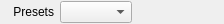
<?xml version="1.0" encoding="UTF-8"?>
<ui version="4.0">
 <class>presetsWidget</class>
 <widget class="QWidget" name="presetsWidget">
  <property name="geometry">
   <rect>
    <x>0</x>
    <y>0</y>
    <width>224</width>
    <height>24</height>
   </rect>
  </property>
  <property name="windowTitle">
   <string>Form</string>
  </property>
  <layout class="QHBoxLayout" name="horizontalLayout_2" stretch="0,0,0,0">
   <property name="leftMargin">
    <number>0</number>
   </property>
   <property name="topMargin">
    <number>0</number>
   </property>
   <property name="rightMargin">
    <number>0</number>
   </property>
   <property name="bottomMargin">
    <number>0</number>
   </property>
   <item>
    <widget class="QLabel" name="presetsLabel">
     <property name="sizePolicy">
      <sizepolicy hsizetype="Expanding" vsizetype="Preferred">
       <horstretch>0</horstretch>
       <verstretch>0</verstretch>
      </sizepolicy>
     </property>
     <property name="text">
      <string>Presets</string>
     </property>
     <property name="alignment">
      <set>Qt::AlignRight|Qt::AlignTrailing|Qt::AlignVCenter</set>
     </property>
    </widget>
   </item>
   <item>
    <widget class="QComboBox" name="presetsComboBox">
     <property name="sizePolicy">
      <sizepolicy hsizetype="MinimumExpanding" vsizetype="Fixed">
       <horstretch>0</horstretch>
       <verstretch>0</verstretch>
      </sizepolicy>
     </property>
     <property name="currentText">
      <string/>
     </property>
    </widget>
   </item>
   <item>
    <widget class="QPushButton" name="presetsButtonAdd">
     <property name="sizePolicy">
      <sizepolicy hsizetype="Minimum" vsizetype="Minimum">
       <horstretch>0</horstretch>
       <verstretch>0</verstretch>
      </sizepolicy>
     </property>
     <property name="text">
      <string/>
     </property>
     <property name="icon">
      <iconset resource="../ressources/icons.qrc">
       <normaloff>:/icons/plus-circle.svg</normaloff>:/icons/plus-circle.svg</iconset>
     </property>
     <property name="flat">
      <bool>true</bool>
     </property>
    </widget>
   </item>
   <item>
    <widget class="QPushButton" name="presetsButtonRemove">
     <property name="sizePolicy">
      <sizepolicy hsizetype="Minimum" vsizetype="Minimum">
       <horstretch>0</horstretch>
       <verstretch>0</verstretch>
      </sizepolicy>
     </property>
     <property name="text">
      <string/>
     </property>
     <property name="icon">
      <iconset resource="../ressources/icons.qrc">
       <normaloff>:/icons/minus-circle.svg</normaloff>:/icons/minus-circle.svg</iconset>
     </property>
     <property name="flat">
      <bool>true</bool>
     </property>
    </widget>
   </item>
  </layout>
 </widget>
 <resources>
  <include location="../ressources/icons.qrc"/>
 </resources>
 <connections/>
</ui>
